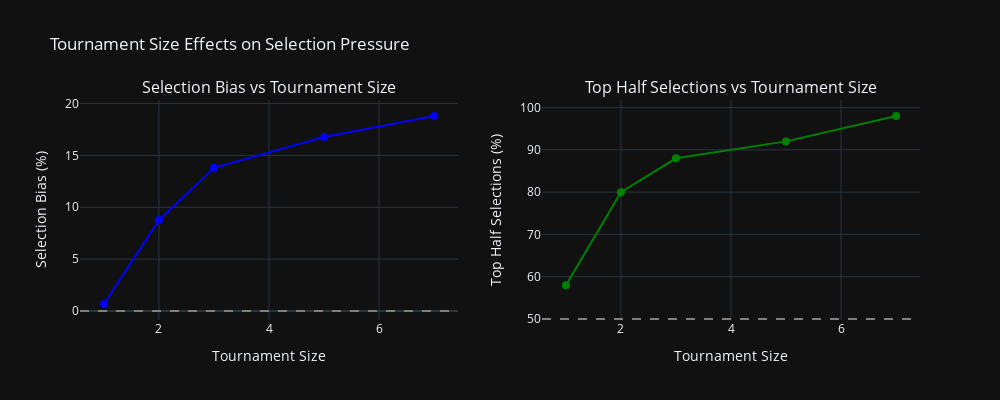

This figure's notebook cell:
### Markdown cell above
## 6. Tournament Size Comparison

### Code cell
# Compare different tournament sizes
print(f"🔬 Tournament Size Comparison")
print(f"   Testing different tournament sizes to show selection pressure effects")

tournament_sizes = [1, 2, 3, 5, 7]
comparison_results = []

for k in tournament_sizes:
    # Run selection with this tournament size
    parents, indices = tournament_selection(
        population, fitness_scores, k, NUM_PARENTS, seed=RANDOM_SEED
    )
    
    selected_fitness_k = fitness_scores[indices]
    mean_selected = np.mean(selected_fitness_k)
    selection_bias = ((mean_selected / np.mean(fitness_scores)) - 1) * 100
    
    # Count selections from top half
    top_half_indices = np.where(fitness_scores >= np.median(fitness_scores))[0]
    top_half_selections = np.sum(np.isin(indices, top_half_indices))
    top_half_percentage = top_half_selections / NUM_PARENTS * 100
    
    comparison_results.append({
        'tournament_size': k,
        'mean_fitness': mean_selected,
        'bias_percentage': selection_bias,
        'top_half_percentage': top_half_percentage
    })
    
    print(f"   Tournament {k}: Bias {selection_bias:.1f}%, Top half {top_half_percentage:.1f}%")

# Visualize tournament size effects
fig = make_subplots(
    rows=1, cols=2,
    subplot_titles=['Selection Bias vs Tournament Size', 'Top Half Selections vs Tournament Size']
)

tournament_sizes_plot = [r['tournament_size'] for r in comparison_results]
bias_percentages = [r['bias_percentage'] for r in comparison_results]
top_half_percentages = [r['top_half_percentage'] for r in comparison_results]

fig.add_trace(
    go.Scatter(
        x=tournament_sizes_plot,
        y=bias_percentages,
        mode='markers+lines',
        name='Selection Bias',
        marker=dict(color='blue', size=8),
        line=dict(color='blue')
    ),
    row=1, col=1
)

fig.add_trace(
    go.Scatter(
        x=tournament_sizes_plot,
        y=top_half_percentages,
        mode='markers+lines',
        name='Top Half %',
        marker=dict(color='green', size=8),
        line=dict(color='green')
    ),
    row=1, col=2
)

# Add reference lines
fig.add_hline(y=0, line_dash="dash", line_color="gray", row=1, col=1)
fig.add_hline(y=50, line_dash="dash", line_color="gray", row=1, col=2)

fig.update_xaxes(title_text="Tournament Size", row=1, col=1)
fig.update_xaxes(title_text="Tournament Size", row=1, col=2)
fig.update_yaxes(title_text="Selection Bias (%)", row=1, col=1)
fig.update_yaxes(title_text="Top Half Selections (%)", row=1, col=2)

fig.update_layout(
    title="Tournament Size Effects on Selection Pressure",
    height=400,
    width=1000,
    showlegend=False
)

fig.show()

print(f"\n📈 Selection Pressure Analysis:")
print(f"   Tournament size 1: Random selection (~50% from top half)")
print(f"   Tournament size 2: Moderate bias toward fitness")
print(f"   Tournament size 5+: Strong bias toward high fitness")
print(f"   Current setting ({TOURNAMENT_SIZE}): {top_half_percentages[tournament_sizes.index(TOURNAMENT_SIZE)]:.1f}% from top half")

### Figure 1 — Plotly figure (JSON) as saved in the notebook; plotly's stock layout.template omitted (floating-point values rounded to 4 significant figures)
{"data": [{"line": {"color": "blue"}, "marker": {"color": "blue", "size": 8}, "mode": "markers+lines", "name": "Selection Bias", "x": [1, 2, 3, 5, 7], "y": [0.6699, 8.747, 13.8, 16.78, 18.8], "type": "scatter", "xaxis": "x", "yaxis": "y"}, {"line": {"color": "green"}, "marker": {"color": "green", "size": 8}, "mode": "markers+lines", "name": "Top Half %", "x": [1, 2, 3, 5, 7], "y": [58.0, 80.0, 88.0, 92.0, 98.0], "type": "scatter", "xaxis": "x2", "yaxis": "y2"}], "layout": {"xaxis": {"anchor": "y", "domain": [0.0, 0.45], "title": {"text": "Tournament Size"}}, "yaxis": {"anchor": "x", "domain": [0.0, 1.0], "title": {"text": "Selection Bias (%)"}}, "xaxis2": {"anchor": "y2", "domain": [0.55, 1.0], "title": {"text": "Tournament Size"}}, "yaxis2": {"anchor": "x2", "domain": [0.0, 1.0], "title": {"text": "Top Half Selections (%)"}}, "annotations": [{"font": {"size": 16}, "showarrow": false, "text": "Selection Bias vs Tournament Size", "x": 0.225, "xanchor": "center", "xref": "paper", "y": 1.0, "yanchor": "bottom", "yref": "paper"}, {"font": {"size": 16}, "showarrow": false, "text": "Top Half Selections vs Tournament Size", "x": 0.775, "xanchor": "center", "xref": "paper", "y": 1.0, "yanchor": "bottom", "yref": "paper"}], "shapes": [{"line": {"color": "gray", "dash": "dash"}, "type": "line", "x0": 0, "x1": 1, "xref": "x domain", "y0": 0, "y1": 0, "yref": "y"}, {"line": {"color": "gray", "dash": "dash"}, "type": "line", "x0": 0, "x1": 1, "xref": "x2 domain", "y0": 50, "y1": 50, "yref": "y2"}], "title": {"text": "Tournament Size Effects on Selection Pressure"}, "height": 400, "width": 1000, "showlegend": false}}
